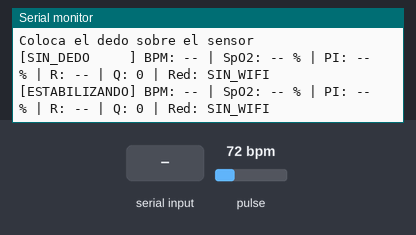
Simulated run of this sketch. Board: ESP32-S3. On the bench: the last lines printed to the serial monitor. The inputs (shaded band) are chosen by the test bench; at power-on: pulse 72 bpm. WiFi joins after 1.5 s; servers stay silent unless stated; uploads are accepted with an empty reply; the local clock reads 2024-03-15 10:24:30 at power-on unless the sketch sets it.

Above: at 2.7 s.
2.8 s: pulse set to 158 bpm
At 4.3 s:
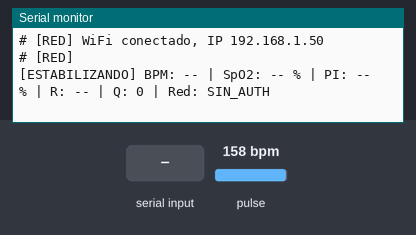
4.7 s: "C\n" received over Serial
At 5.1 s:
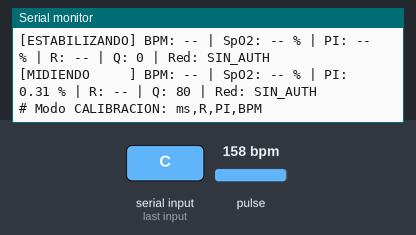
6.7 s: "m90\n" received over Serial
At 7.5 s:
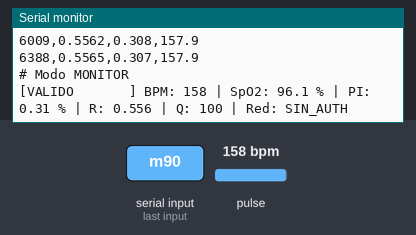
8.2 s: "p90\n" received over Serial
At 9.0 s:
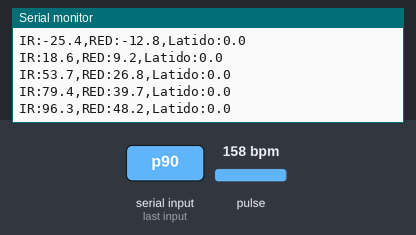
9.7 s: pulse set to 42 bpm
At 10.8 s:
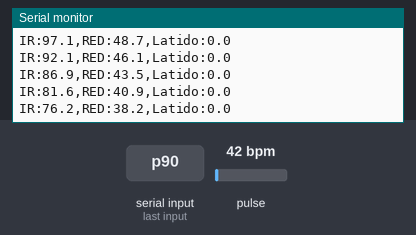
11.2 s: "m:45\n" received over Serial
At 14.8 s:
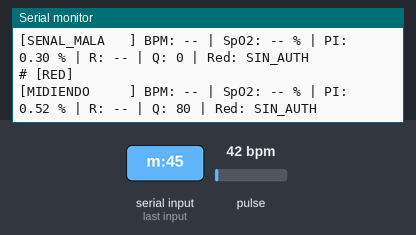
Timing chart, 0 to 15.2 s (numbered marks = the images above; inputs shaded):
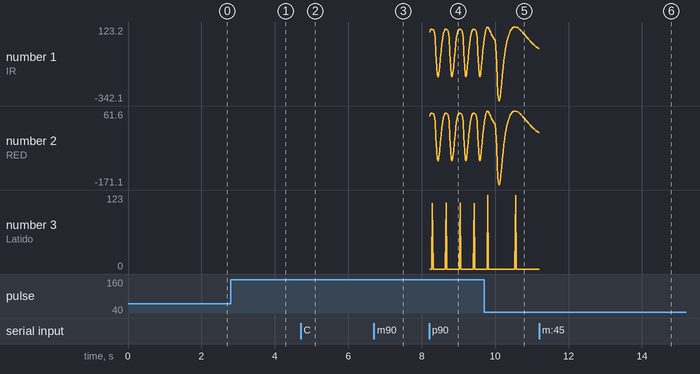

Measured:
- after the input at 4.7 s, the serial monitor: prints a new line at once (image 2)
- after the input at 6.7 s, the serial monitor: prints a new line at once (image 3)
- after the input at 8.2 s, the serial monitor: prints a new line at once (image 4)

The sketch:

OximetroS3.ino
```cpp
// ===========================================================
// OximetroS3.ino  -  Fase 2: algoritmo propio + Firebase
// ESP32-S3 + MAX30101 (SparkFun MAX3010x library)
//
// Archivos del sketch (misma carpeta "OximetroS3"):
//   OximetroS3.ino     este archivo (sensor, nucleo 1)
//   ppg_algoritmo.h    BPM / SpO2
//   red.h              WiFi + Firebase (tarea en nucleo 0)
//   firebase_rtdb.h    cliente REST de Realtime Database
//   config.h           credenciales y periodos de envio
//
// Comandos por el Monitor Serie (enviar una letra):
//   m  -> modo MONITOR  (texto legible, 1 linea por segundo)
//   p  -> modo PLOTTER  (ondas PPG para el Serial Plotter)
//   c  -> modo CALIBRACION (R crudo por latido, CSV)
//
// AVISO: uso experimental/educativo. SpO2 sin calibrar.
// ===========================================================

#include <Wire.h>
#include "MAX30105.h"
#include "ppg_algoritmo.h"
#include "red.h"

// -----------------------------------------------------------
// PINES I2C
// -----------------------------------------------------------
// ATENCION ESP32-S3: GPIO19/GPIO20 son USB D-/D+.
// Si conectas la placa por el puerto USB nativo ("USB" y no
// "UART/COM") usar GPIO20 como SDA puede cortar el Serial.
// Recomendado: SDA = 8, SCL = 9 (I2C por defecto del S3).
// Se mantienen 20/21 para no obligarte a recablear.
#define SDA_PIN 20
#define SCL_PIN 21

// -----------------------------------------------------------
// CONFIGURACION DEL SENSOR
// -----------------------------------------------------------
// 400 muestras/s con promedio de 4 -> 100 Hz efectivos.
const byte  LED_BRILLO      = 0x1F;  // ~6.4 mA
const byte  PROMEDIO        = 4;
const byte  MODO_LED        = 2;     // rojo + IR
const int   TASA_MUESTREO   = 400;
const int   ANCHO_PULSO     = 411;   // 18 bits
const int   RANGO_ADC       = 4096;
const float FS              = (float)TASA_MUESTREO / PROMEDIO;

// -----------------------------------------------------------
// SALIDA SERIE
// -----------------------------------------------------------
enum ModoSalida { MONITOR, PLOTTER, CALIBRACION };
ModoSalida modo = MONITOR;

const uint8_t  DIEZMADO_PLOTTER = 2;     // 100 Hz / 2 = 50 Hz al plotter
const uint32_t PERIODO_MONITOR  = 1000;  // ms

MAX30105 sensor;
ppg::AlgoritmoPPG algoritmo;

uint32_t ultimoReporte = 0;
uint32_t ultimoActual = 0;
uint32_t ultimoSegundo = 0;
uint8_t  cuentaPlotter = 0;

// -----------------------------------------------------------
// MEDICION
// -----------------------------------------------------------

Medicion obtenerMedicion() {
  const ppg::Resultado& r = algoritmo.resultado();
  Medicion m;
  m.uptimeMs = millis();
  m.estado = r.estado;
  m.bpm = r.bpmValido ? r.bpm : NAN;
  m.spo2 = r.spo2Valido ? r.spo2 : NAN;
  m.ratioR = r.ratioR;
  m.perfusion = r.perfusion;
  m.calidad = r.calidad;
  return m;
}

// -----------------------------------------------------------
// HISTORIAL: promedio de lecturas validas por intervalo
// -----------------------------------------------------------

struct Acumulador {
  uint32_t inicio = 0;
  uint16_t n = 0;
  uint16_t nSpo2 = 0;
  float sumaBpm = 0;
  float sumaSpo2 = 0;
  float minSpo2 = 999;
  float sumaPi = 0;
  uint32_t sumaCalidad = 0;

  void limpiar(uint32_t ahora) { *this = Acumulador(); inicio = ahora; }
} acum;

// Se llama una vez por segundo
void acumularHistorial() {
  uint32_t ahora = millis();
  if (acum.inicio == 0) acum.inicio = ahora;

  Medicion m = obtenerMedicion();

  if (m.estado == ppg::VALIDO && m.calidad >= CALIDAD_MIN_HISTORIAL && !isnan(m.bpm)) {
    acum.n++;
    acum.sumaBpm += m.bpm;
    acum.sumaCalidad += m.calidad;
    if (!isnan(m.perfusion)) acum.sumaPi += m.perfusion;
    if (!isnan(m.spo2)) {
      acum.nSpo2++;
      acum.sumaSpo2 += m.spo2;
      if (m.spo2 < acum.minSpo2) acum.minSpo2 = m.spo2;
    }
  }

  if (ahora - acum.inicio < PERIODO_HISTORIAL_MS) return;

  // Al menos la mitad del intervalo con lectura valida
  if (acum.n >= PERIODO_HISTORIAL_MS / 2000) {
    RegistroHistorial r;
    r.epochMs   = epochMsActual();
    r.bpm       = acum.sumaBpm / acum.n;
    r.spo2      = acum.nSpo2 ? acum.sumaSpo2 / acum.nSpo2 : NAN;
    r.spo2Min   = acum.nSpo2 ? acum.minSpo2 : NAN;
    r.perfusion = acum.sumaPi / acum.n;
    r.calidad   = (uint8_t)(acum.sumaCalidad / acum.n);
    r.muestras  = acum.n;
    publicarHistorial(r);
  }
  acum.limpiar(ahora);
}

// -----------------------------------------------------------
// IMPRESION
// -----------------------------------------------------------

void imprimirValor(const char* etiqueta, float v, int dec, const char* unidad) {
  Serial.print(etiqueta);
  if (isnan(v)) Serial.print("--");
  else Serial.print(v, dec);
  Serial.print(unidad);
}

void reporteMonitor() {
  Medicion m = obtenerMedicion();

  Serial.printf("[%-13s] ", ppg::nombreEstado(m.estado));
  imprimirValor("BPM: ", m.bpm, 0, "");
  imprimirValor(" | SpO2: ", m.spo2, 1, " %");
  imprimirValor(" | PI: ", m.perfusion, 2, " %");
  imprimirValor(" | R: ", m.ratioR, 3, "");
  Serial.printf(" | Q: %u", m.calidad);
  Serial.printf(" | Red: %s", nombreRed(estadoRed));
  if (historialPendiente) Serial.printf(" (%u pend.)", historialPendiente);
  if (algoritmo.resultado().saturado) Serial.print(" | SATURADO: baja LED_BRILLO");
  Serial.println();
}

void reportePlotter(bool latido) {
  const ppg::Resultado& r = algoritmo.resultado();
  Serial.printf("IR:%.1f,RED:%.1f,Latido:%.1f\n",
                r.irAC, r.redAC, latido ? r.irAC : 0.0f);
}

void leerComandos() {
  while (Serial.available()) {
    char c = Serial.read();
    if (c == 'm' || c == 'M') { modo = MONITOR;  Serial.println("# Modo MONITOR"); }
    if (c == 'p' || c == 'P') { modo = PLOTTER;  Serial.println("# Modo PLOTTER"); }
    if (c == 'c' || c == 'C') {
      modo = CALIBRACION;
      Serial.println("# Modo CALIBRACION: ms,R,PI,BPM");
    }
    // Los mensajes de red ensucian el plotter y el CSV
    logRedHabilitado = (modo == MONITOR);
  }
}

// -----------------------------------------------------------
// INICIALIZACION
// -----------------------------------------------------------

void setup() {
  Serial.begin(115200);
  delay(1500);

  Wire.begin(SDA_PIN, SCL_PIN);

  if (!sensor.begin(Wire, I2C_SPEED_FAST)) {   // 400 kHz
    Serial.println("ERROR: MAX30101 no detectado. Revisa SDA/SCL y alimentacion.");
    while (true) delay(1000);
  }

  sensor.setup(LED_BRILLO, PROMEDIO, MODO_LED,
               TASA_MUESTREO, ANCHO_PULSO, RANGO_ADC);
  sensor.clearFIFO();

  algoritmo.iniciar(FS);

  Serial.printf("Oximetro v%s - MAX30101 a %.0f Hz\n", FIRMWARE_VERSION, FS);
  Serial.println("Comandos: m = monitor, p = plotter, c = calibracion");

  iniciarRed();

  Serial.println("Coloca el dedo sobre el sensor");
}

// -----------------------------------------------------------
// BUCLE PRINCIPAL (nucleo 1)
// -----------------------------------------------------------
// El FIFO del sensor guarda 32 muestras (320 ms a 100 Hz).
// Aqui no hay nada que bloquee: la red vive en otra tarea.

void loop() {

  leerComandos();
  sensor.check();

  while (sensor.available()) {
    uint32_t red = sensor.getFIFORed();
    uint32_t ir  = sensor.getFIFOIR();
    sensor.nextSample();

    bool latido = algoritmo.procesar(red, ir);

    if (modo == PLOTTER) {
      if (++cuentaPlotter >= DIEZMADO_PLOTTER || latido) {
        cuentaPlotter = 0;
        reportePlotter(latido);
      }
    }

    if (modo == CALIBRACION && latido) {
      const ppg::Resultado& r = algoritmo.resultado();
      if (!isnan(r.ratioR)) {
        Serial.printf("%lu,%.4f,%.3f,%.1f\n",
                      (unsigned long)millis(), r.ratioR, r.perfusion, r.bpm);
      }
    }
  }

  uint32_t ahora = millis();

  // Historial (1 Hz)
  if (ahora - ultimoSegundo >= 1000) {
    ultimoSegundo = ahora;
    acumularHistorial();
  }

  // Lectura actual a Firebase
  uint32_t periodo = algoritmo.dedoPresente() ? PERIODO_ACTUAL_MS : PERIODO_ACTUAL_REPOSO_MS;
  if (ahora - ultimoActual >= periodo) {
    ultimoActual = ahora;
    publicarActual(obtenerMedicion());
  }

  if (modo == MONITOR && ahora - ultimoReporte >= PERIODO_MONITOR) {
    ultimoReporte = ahora;
    reporteMonitor();
  }
}

// -----------------------------------------------------------
// COMO CALIBRAR EL SpO2
// -----------------------------------------------------------
// 1. Pon un oximetro comercial en un dedo y el MAX30101 en
//    otro de la misma mano. Modo 'c'.
// 2. Anota pares (R, SpO2_referencia) en reposo. Para tener
//    mas rango, reten la respiracion brevemente y sin forzar
//    (la SpO2 baja unos pocos puntos); detente si te mareas.
// 3. Ajusta una recta SpO2 = A - B*R (regresion lineal) y
//    actualiza SPO2_A y SPO2_B en ppg_algoritmo.h.
// ===========================================================
```

firebase_rtdb.h
```cpp
// ===========================================================
// firebase_rtdb.h
// Cliente minimo para Firebase Realtime Database por REST.
//
// - Inicio de sesion con email/contrasena (Firebase Auth)
// - Refresco automatico del token (expira cada hora)
// - PUT (sobrescribir) y POST (agregar con ID unico)
//
// Solo usa librerias del core ESP32 (WiFiClientSecure y
// HTTPClient): no hace falta instalar nada adicional.
// ===========================================================

#pragma once

#include <WiFi.h>
#include <WiFiClientSecure.h>
#include <HTTPClient.h>

class ClienteFirebase {
public:

  void configurar(const char* apiKey, const char* urlBase,
                  const char* email, const char* clave) {
    apiKey_ = apiKey;
    urlBase_ = urlBase;
    while (urlBase_.endsWith("/")) urlBase_.remove(urlBase_.length() - 1);
    email_ = email;
    clave_ = clave;

    // TLS sin verificar el certificado del servidor.
    // Evita depender de la hora (NTP) y de certificados raiz
    // que Google rota. El trafico sigue cifrado.
    // Para produccion: cliente_.setCACert(certificadoRaiz);
    cliente_.setInsecure();
  }

  // Inicia sesion o refresca el token si esta por vencer.
  bool asegurarToken() {
    if (idToken_.length() && (int32_t)(expiraMs_ - millis()) > 0) return true;
    if (refreshToken_.length() && refrescar()) return true;
    return iniciarSesion();
  }

  // Fuerza un nuevo token en el proximo asegurarToken()
  void invalidarToken() { expiraMs_ = millis(); }

  bool put(const String& ruta, const String& json)  { return escribir("PUT", ruta, json); }
  bool post(const String& ruta, const String& json) { return escribir("POST", ruta, json); }
  bool patch(const String& ruta, const String& json){ return escribir("PATCH", ruta, json); }

  const String& uid() const { return uid_; }
  bool autenticado() const { return idToken_.length() > 0; }
  int ultimoCodigo() const { return ultimoCodigo_; }
  const String& ultimoError() const { return ultimoError_; }

private:

  bool iniciarSesion() {
    String url = "https://identitytoolkit.googleapis.com/v1/accounts:signInWithPassword?key=" + apiKey_;
    String cuerpo = "{\"email\":\"" + email_ + "\",\"password\":\"" + clave_ +
                    "\",\"returnSecureToken\":true}";
    String resp;
    int cod = peticion("POST", url, cuerpo, "application/json", &resp);

    if (cod != 200) {
      ultimoError_ = "Login fallo (" + String(cod) + "): " + extraer(resp, "message");
      idToken_ = "";
      return false;
    }

    idToken_      = extraer(resp, "idToken");
    refreshToken_ = extraer(resp, "refreshToken");
    uid_          = extraer(resp, "localId");
    programarVencimiento(extraer(resp, "expiresIn"));
    ultimoError_ = "";
    return idToken_.length() > 0;
  }

  bool refrescar() {
    String url = "https://securetoken.googleapis.com/v1/token?key=" + apiKey_;
    String cuerpo = "grant_type=refresh_token&refresh_token=" + refreshToken_;
    String resp;
    int cod = peticion("POST", url, cuerpo, "application/x-www-form-urlencoded", &resp);

    if (cod != 200) {
      refreshToken_ = "";
      return false;
    }

    idToken_      = extraer(resp, "id_token");
    refreshToken_ = extraer(resp, "refresh_token");
    String u = extraer(resp, "user_id");
    if (u.length()) uid_ = u;
    programarVencimiento(extraer(resp, "expires_in"));
    return idToken_.length() > 0;
  }

  void programarVencimiento(const String& segundos) {
    long s = segundos.toInt();
    if (s <= 0) s = 3600;
    // Renovar 5 minutos antes de que venza
    expiraMs_ = millis() + (uint32_t)(s - 300) * 1000UL;
  }

  bool escribir(const char* metodo, const String& ruta, const String& json) {
    if (!asegurarToken()) return false;

    String url = urlBase_ + ruta + ".json?auth=" + idToken_;
    String resp;
    int cod = peticion(metodo, url, json, "application/json", &resp);

    if (cod == 401) {
      // Token rechazado: forzar renovacion y reintentar una vez
      invalidarToken();
      if (!asegurarToken()) return false;
      url = urlBase_ + ruta + ".json?auth=" + idToken_;
      cod = peticion(metodo, url, json, "application/json", &resp);
    }

    if (cod != 200) {
      ultimoError_ = String(metodo) + " " + ruta + " -> " + String(cod) + " " + extraer(resp, "error");
      return false;
    }
    return true;
  }

  int peticion(const char* metodo, const String& url, const String& cuerpo,
               const char* tipo, String* respuesta) {
    HTTPClient http;
    http.setTimeout(8000);
    if (!http.begin(cliente_, url)) {
      ultimoCodigo_ = -1;
      return -1;
    }
    http.addHeader("Content-Type", tipo);
    int cod = http.sendRequest(metodo, cuerpo);
    if (respuesta) *respuesta = (cod > 0) ? http.getString() : String("");
    http.end();
    ultimoCodigo_ = cod;
    return cod;
  }

  // Extrae el valor de una clave de un JSON simple (texto o numero).
  // Suficiente para las respuestas de Firebase Auth; evita
  // depender de ArduinoJson.
  static String extraer(const String& s, const char* clave) {
    String k = String("\"") + clave + "\"";
    int i = s.indexOf(k);
    if (i < 0) return "";
    i = s.indexOf(':', i + k.length());
    if (i < 0) return "";
    i++;
    int n = s.length();
    while (i < n && (s[i] == ' ' || s[i] == '\n' || s[i] == '\r' || s[i] == '\t')) i++;
    if (i >= n) return "";
    if (s[i] == '"') {
      int f = s.indexOf('"', i + 1);
      return (f < 0) ? String("") : s.substring(i + 1, f);
    }
    int f = i;
    while (f < n && s[f] != ',' && s[f] != '}' && s[f] != '\n' && s[f] != ' ') f++;
    return s.substring(i, f);
  }

  WiFiClientSecure cliente_;
  String apiKey_, urlBase_, email_, clave_;
  String idToken_, refreshToken_, uid_;
  uint32_t expiraMs_ = 0;
  int ultimoCodigo_ = 0;
  String ultimoError_;
};
```

config.example.h
```cpp
// ===========================================================
// config.example.h  -  Copia este archivo como config.h y pon tus credenciales y parametros de red
// NO subas este archivo a GitHub con tus datos reales.
// ===========================================================

#pragma once

#define FIRMWARE_VERSION "2.0.0"

// ---------- WiFi (solo 2.4 GHz) ----------
#define WIFI_SSID   "TU_RED_WIFI"
#define WIFI_CLAVE  "TU_CLAVE_WIFI"

// ---------- Firebase ----------
// Consola Firebase > Configuracion del proyecto > General > "Clave de API web"
#define FIREBASE_API_KEY  "TU_CLAVE_API_WEB"

// Proyecto: oximetro-pucmm
// Realtime Database > Datos > URL de arriba (sin "/" final)
// Si creaste la base en EE.UU. (us-central1) es esta. Si elegiste
// otra region sera: https://oximetro-pucmm-default-rtdb.<region>.firebasedatabase.app
#define FIREBASE_DB_URL   "https://oximetro-pucmm-default-rtdb.firebaseio.com"

// Authentication > Usuarios > Agregar usuario (uno por dispositivo)
// Usa una contrasena sin comillas ni barras invertidas.
#define FIREBASE_EMAIL    "oximetro1@oximetro-pucmm.com"
#define FIREBASE_CLAVE    "contrasena-del-dispositivo"

// ---------- Envio ----------
const uint32_t PERIODO_ACTUAL_MS       = 2000;   // con dedo
const uint32_t PERIODO_ACTUAL_REPOSO_MS = 15000; // sin dedo (latido de vida)
const uint32_t PERIODO_HISTORIAL_MS    = 10000;  // un registro promedio cada 10 s
const uint8_t  CALIDAD_MIN_HISTORIAL   = 50;     // solo se guardan lecturas confiables
const uint16_t HISTORIAL_BUFFER        = 180;    // 30 min sin red a 1 registro / 10 s
```

Source omitted: ppg_algoritmo.h (14022 bytes), red.h (7716 bytes)
